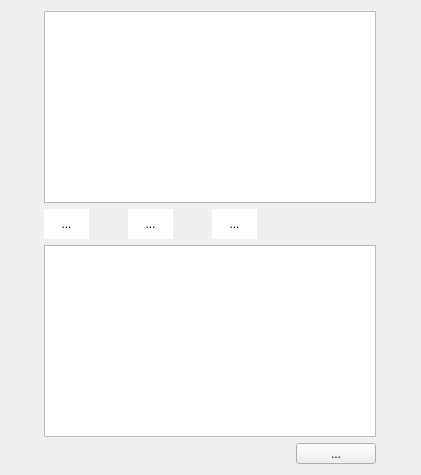
<?xml version="1.0" encoding="UTF-8"?>
<ui version="4.0">
 <class>Dialog</class>
 <widget class="QWidget" name="Dialog">
  <property name="geometry">
   <rect>
    <x>0</x>
    <y>0</y>
    <width>421</width>
    <height>475</height>
   </rect>
  </property>
  <property name="sizePolicy">
   <sizepolicy hsizetype="Fixed" vsizetype="Fixed">
    <horstretch>0</horstretch>
    <verstretch>0</verstretch>
   </sizepolicy>
  </property>
  <property name="windowTitle">
   <string>Form</string>
  </property>
  <layout class="QGridLayout" name="gridLayout">
   <item row="1" column="0">
    <widget class="QToolButton" name="emojiButton">
     <property name="sizePolicy">
      <sizepolicy hsizetype="Fixed" vsizetype="Fixed">
       <horstretch>0</horstretch>
       <verstretch>0</verstretch>
      </sizepolicy>
     </property>
     <property name="minimumSize">
      <size>
       <width>45</width>
       <height>30</height>
      </size>
     </property>
     <property name="styleSheet">
      <string notr="true">
QToolButton{
background-color:white;
border-color:white;
border-width:0px;
padding:0 0 0 0;
border:solid;
}

QToolButton:pressed { 
	background-color:green;
}</string>
     </property>
     <property name="text">
      <string>...</string>
     </property>
     <property name="icon">
      <iconset resource="rsc.qrc">
       <normaloff>:/image/个人中心.png</normaloff>:/image/个人中心.png</iconset>
     </property>
     <property name="iconSize">
      <size>
       <width>45</width>
       <height>30</height>
      </size>
     </property>
    </widget>
   </item>
   <item row="1" column="1">
    <widget class="QToolButton" name="pictureButton">
     <property name="sizePolicy">
      <sizepolicy hsizetype="Fixed" vsizetype="Fixed">
       <horstretch>0</horstretch>
       <verstretch>0</verstretch>
      </sizepolicy>
     </property>
     <property name="minimumSize">
      <size>
       <width>45</width>
       <height>30</height>
      </size>
     </property>
     <property name="styleSheet">
      <string notr="true">
QToolButton{
background-color:white;
border-color:white;
border-width:0px;
padding:0 0 0 0;
border:solid;
}

QToolButton:pressed { 
	background-color:green;
}</string>
     </property>
     <property name="text">
      <string>...</string>
     </property>
     <property name="icon">
      <iconset resource="rsc.qrc">
       <normaloff>:/image/图片.png</normaloff>:/image/图片.png</iconset>
     </property>
     <property name="iconSize">
      <size>
       <width>45</width>
       <height>30</height>
      </size>
     </property>
    </widget>
   </item>
   <item row="1" column="2">
    <widget class="QToolButton" name="voiceButton">
     <property name="minimumSize">
      <size>
       <width>45</width>
       <height>30</height>
      </size>
     </property>
     <property name="styleSheet">
      <string notr="true">
QToolButton{
background-color:white;
border-color:white;
border-width:0px;
padding:0 0 0 0;
border:solid;
}

QToolButton:pressed { 
	background-color:green;
}</string>
     </property>
     <property name="text">
      <string>...</string>
     </property>
     <property name="icon">
      <iconset resource="rsc.qrc">
       <normaloff>:/image/语音.png</normaloff>:/image/语音.png</iconset>
     </property>
     <property name="iconSize">
      <size>
       <width>45</width>
       <height>30</height>
      </size>
     </property>
    </widget>
   </item>
   <item row="2" column="0" colspan="4">
    <widget class="CBaseChatEdit" name="textEdit"/>
   </item>
   <item row="3" column="3">
    <widget class="QToolButton" name="submit">
     <property name="minimumSize">
      <size>
       <width>80</width>
       <height>0</height>
      </size>
     </property>
     <property name="text">
      <string>...</string>
     </property>
     <property name="icon">
      <iconset resource="rsc.qrc">
       <normaloff>:/image/发送.png</normaloff>:/image/发送.png</iconset>
     </property>
    </widget>
   </item>
   <item row="0" column="0" colspan="4">
    <widget class="QListView" name="listView"/>
   </item>
  </layout>
 </widget>
 <customwidgets>
  <customwidget>
   <class>CBaseChatEdit</class>
   <extends>QTextEdit</extends>
   <header>cbasechatedit.h</header>
  </customwidget>
 </customwidgets>
 <resources>
  <include location="rsc.qrc"/>
 </resources>
 <connections/>
</ui>
